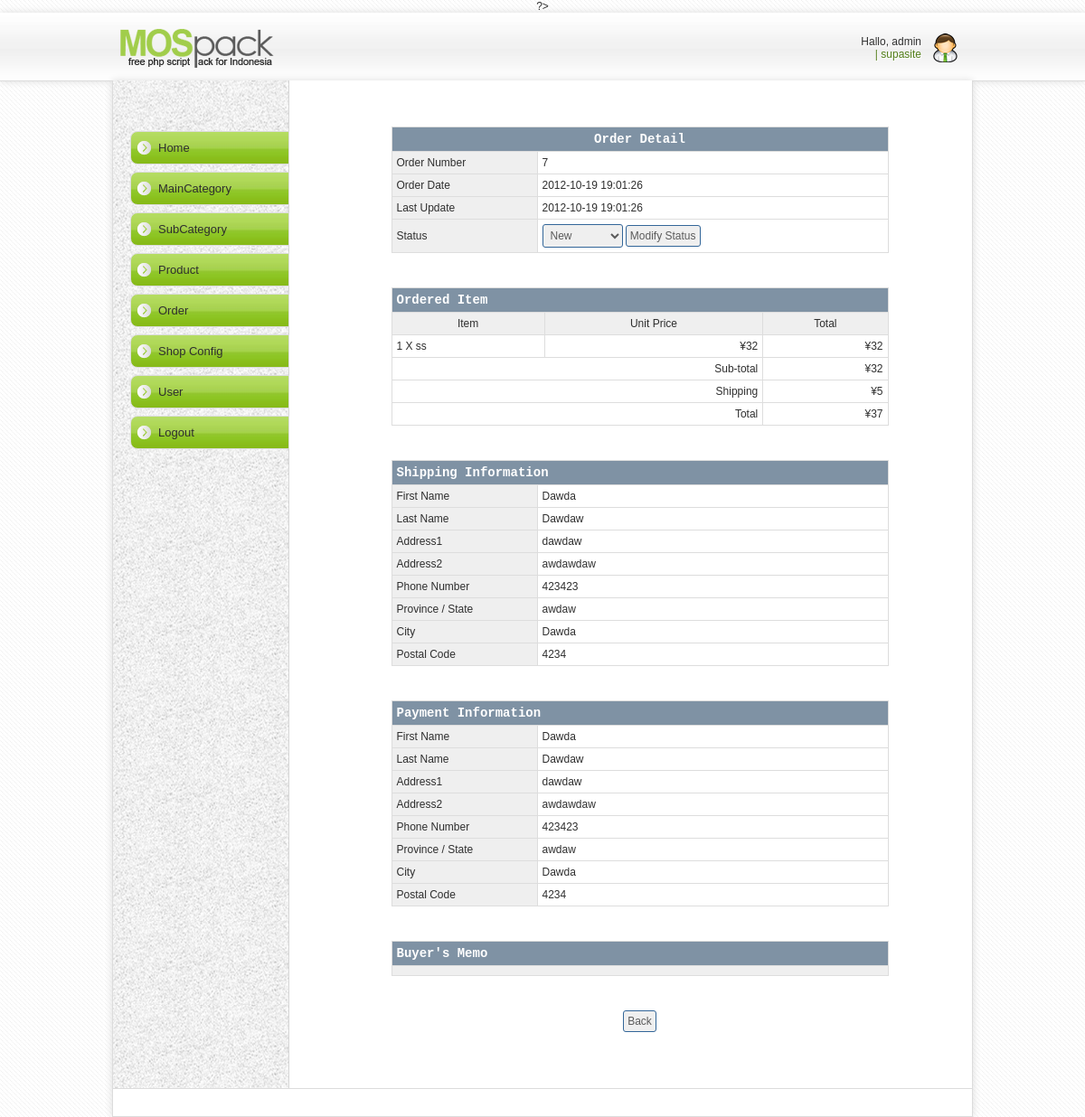
The app's page /plaincart/admin/order/index.php?view=detail&oid=7 (signed in) with its own data.
### tables this page shows
CREATE TABLE IF NOT EXISTS `tbl_order` (
  `od_id` int(10) unsigned NOT NULL AUTO_INCREMENT,
  `od_date` datetime DEFAULT NULL,
  `od_last_update` datetime NOT NULL DEFAULT '0000-00-00 00:00:00',
  `od_status` enum('New','Paid','Shipped','Completed','Cancelled') NOT NULL DEFAULT 'New',
  `od_memo` varchar(255) NOT NULL DEFAULT '',
  `od_shipping_first_name` varchar(50) NOT NULL DEFAULT '',
  `od_shipping_last_name` varchar(50) NOT NULL DEFAULT '',
  `od_shipping_address1` varchar(100) NOT NULL DEFAULT '',
  `od_shipping_address2` varchar(100) NOT NULL DEFAULT '',
  `od_shipping_phone` varchar(32) NOT NULL DEFAULT '',
  `od_shipping_city` varchar(100) NOT NULL DEFAULT '',
  `od_shipping_state` varchar(32) NOT NULL DEFAULT '',
  `od_shipping_postal_code` varchar(10) NOT NULL DEFAULT '',
  `od_shipping_cost` decimal(5,2) DEFAULT '0.00',
  `od_payment_first_name` varchar(50) NOT NULL DEFAULT '',
  `od_payment_last_name` varchar(50) NOT NULL DEFAULT '',
  `od_payment_address1` varchar(100) NOT NULL DEFAULT '',
  `od_payment_address2` varchar(100) NOT NULL DEFAULT '',
  `od_payment_phone` varchar(32) NOT NULL DEFAULT '',
  `od_payment_city` varchar(100) NOT NULL DEFAULT '',
  `od_payment_state` varchar(32) NOT NULL DEFAULT '',
  `od_payment_postal_code` varchar(10) NOT NULL DEFAULT '',
  PRIMARY KEY (`od_id`)
);

CREATE TABLE IF NOT EXISTS `tbl_order_item` (
  `od_id` int(10) unsigned NOT NULL DEFAULT '0',
  `pd_id` int(10) unsigned NOT NULL DEFAULT '0',
  `od_qty` int(10) unsigned NOT NULL DEFAULT '0',
  PRIMARY KEY (`od_id`,`pd_id`)
);

CREATE TABLE IF NOT EXISTS `tbl_product` (
  `pd_id` int(10) unsigned NOT NULL AUTO_INCREMENT,
  `cat_id` int(10) unsigned NOT NULL DEFAULT '0',
  `pd_name` varchar(100) NOT NULL DEFAULT '',
  `pd_description` text NOT NULL,
  `pd_price` decimal(9,2) NOT NULL DEFAULT '0.00',
  `pd_qty` smallint(5) unsigned NOT NULL DEFAULT '0',
  `pd_image` varchar(200) DEFAULT NULL,
  `pd_thumbnail` varchar(200) DEFAULT NULL,
  `pd_date` datetime NOT NULL DEFAULT '0000-00-00 00:00:00',
  `pd_last_update` datetime NOT NULL DEFAULT '0000-00-00 00:00:00',
  PRIMARY KEY (`pd_id`),
  KEY `cat_id` (`cat_id`),
  KEY `pd_name` (`pd_name`)
);

CREATE TABLE IF NOT EXISTS `tbl_currency` (
  `cy_id` int(10) unsigned NOT NULL AUTO_INCREMENT,
  `cy_code` char(3) NOT NULL DEFAULT '',
  `cy_symbol` varchar(8) NOT NULL DEFAULT '',
  PRIMARY KEY (`cy_id`)
);

CREATE TABLE IF NOT EXISTS `tbl_shop_config` (
  `sc_name` varchar(50) NOT NULL DEFAULT '',
  `sc_address` varchar(100) NOT NULL DEFAULT '',
  `sc_phone` varchar(30) NOT NULL DEFAULT '',
  `sc_email` varchar(30) NOT NULL DEFAULT '',
  `sc_shipping_cost` decimal(5,2) NOT NULL DEFAULT '0.00',
  `sc_currency` int(10) unsigned NOT NULL DEFAULT '1',
  `sc_order_email` enum('y','n') NOT NULL DEFAULT 'n'
);

### plaincart/admin/order/index.php (called while the page is built, shortened)
<?php
require_once '../../library/config.php';
require_once '../include/adminpanel.php';
?>

### plaincart/library/database.php (called while the page is built, shortened)
<?php
require_once 'config.php';
function dbQuery($sql)
{
	$result = mysql_query($sql) or die(mysql_error());
	return $result;
}
function dbFetchAssoc($result)
{
	return mysql_fetch_assoc($result);
}
?>

### plaincart/library/common.php (called while the page is built, shortened)
<?php
require_once 'config.php';
require_once 'database.php';
function getShopConfig()
{
	$sql = "SELECT sc_name, sc_address, sc_phone, sc_email, sc_shipping_cost, sc_order_email, cy_symbol
			FROM tbl_shop_config sc, tbl_currency cy
			WHERE sc_currency = cy_id";
	$result = dbQuery($sql);
	$row    = dbFetchAssoc($result);
    if ($row) {
        extract($row);
        $shopConfig = array('name'           => $sc_name,
                            'address'        => $sc_address,
                            'phone'          => $sc_phone,
                            'email'          => $sc_email,
				    'sendOrderEmail' => $sc_order_email,
                            'shippingCost'   => $sc_shipping_cost,
                            'currency'       => $cy_symbol);
    }
	return $shopConfig;
}
function displayAmount($amount)
{
	global $shopConfig;
	return $shopConfig['currency'] . number_format($amount);
}
?>

### plaincart/library/config.php (called while the page is built, shortened)
<?php
require_once 'database.php';
require_once 'common.php';
$shopConfig = getShopConfig();
?>

### plaincart/admin/order/detail.php (the view, shortened to what this page needs)
<?php
$orderId = (int)$_GET['oid'];
$sql = "SELECT pd_name, pd_price, od_qty
	    FROM tbl_order_item oi, tbl_product p
		WHERE oi.pd_id = p.pd_id and oi.od_id = $orderId
		ORDER BY od_id ASC";
$result = dbQuery($sql);
$orderedItem = array();
while ($row = dbFetchAssoc($result)) {
	$orderedItem[] = $row;
}
$sql = "SELECT od_date, od_last_update, od_status, od_shipping_first_name, od_shipping_last_name, od_shipping_address1,
               od_shipping_address2, od_shipping_phone, od_shipping_state, od_shipping_city, od_shipping_postal_code, od_shipping_cost,
			   od_payment_first_name, od_payment_last_name, od_payment_address1, od_payment_address2, od_payment_phone,
			   od_payment_state, od_payment_city , od_payment_postal_code,
			   od_memo
	    FROM tbl_order
		WHERE od_id = $orderId";
$result = dbQuery($sql);
extract(dbFetchAssoc($result));
$orderStatus = array('New', 'Paid', 'Shipped', 'Completed', 'Cancelled');
$orderOption = '';
foreach ($orderStatus as $status) {
	$orderOption .= "<option value=\"$status\"";
	if ($status == $od_status) {
		$orderOption .= " selected";
	}
	$orderOption .= ">$status</option>\r\n";
}
?>
<p>&nbsp;</p>
<form action="" method="get" name="frmOrder" id="frmOrder">
    <table width="550" border="0"  align="center" cellpadding="5" cellspacing="1" class="detailTable">
        <tr>
            <td colspan="2" align="center" id="infoTableHeader">Order Detail</td>
        </tr>
        <tr>
            <td width="150" class="label">Order Number</td>
            <td class="content"><?php echo $orderId; ?></td>
        </tr>
        <tr>
            <td width="150" class="label">Order Date</td>
            <td class="content"><?php echo $od_date; ?></td>
        </tr>
        <tr>
            <td width="150" class="label">Last Update</td>
            <td class="content"><?php echo $od_last_update; ?></td>
        </tr>
        <tr>
            <td class="label">Status</td>
            <td class="content"> <select name="cboOrderStatus" id="cboOrderStatus" class="box">
                    <?php echo $orderOption; ?> </select> <input name="btnModify" type="button" id="btnModify" value="Modify Status" class="box" onClick="modifyOrderStatus(<?php echo $orderId; ?>);"></td>
        </tr>
    </table>
</form>
<p>&nbsp;</p>
<table width="550" border="0"  align="center" cellpadding="5" cellspacing="1" class="detailTable">
    <tr id="infoTableHeader">
        <td colspan="3">Ordered Item</td>
    </tr>
    <tr align="center" class="label">
        <td>Item</td>
        <td>Unit Price</td>
        <td>Total</td>
    </tr>
    <?php
$numItem  = count($orderedItem);
$subTotal = 0;
for ($i = 0; $i < $numItem; $i++) {
	extract($orderedItem[$i]);
	$subTotal += $pd_price * $od_qty;
?>
    <tr class="content">
        <td><?php echo "$od_qty X $pd_name"; ?></td>
        <td align="right"><?php echo displayAmount($pd_price); ?></td>
        <td align="right"><?php echo displayAmount($od_qty * $pd_price); ?></td>
    </tr>
    <?php
}
?>
    <tr class="content">
        <td colspan="2" align="right">Sub-total</td>
        <td align="right"><?php echo displayAmount($subTotal); ?></td>
    </tr>
    <tr class="content">
        <td colspan="2" align="right">Shipping</td>
        <td align="right"><?php echo displayAmount($od_shipping_cost); ?></td>
    </tr>
    <tr class="content">
        <td colspan="2" align="right">Total</td>
        <td align="right"><?php echo displayAmount($od_shipping_cost + $subTotal); ?></td>
    </tr>
</table>
<p>&nbsp;</p>
<table width="550" border="0"  align="center" cellpadding="5" cellspacing="1" class="detailTable">
    <tr id="infoTableHeader">
        <td colspan="2">Shipping Information</td>
    </tr>
    <tr>
        <td width="150" class="label">First Name</td>
        <td class="content"><?php echo $od_shipping_first_name; ?> </td>
    </tr>
    <tr>
        <td width="150" class="label">Last Name</td>
        <td class="content"><?php echo $od_shipping_last_name; ?> </td>
    </tr>
    <tr>
        <td width="150" class="label">Address1</td>
        <td class="content"><?php echo $od_shipping_address1; ?> </td>
    </tr>
    <tr>
        <td width="150" class="label">Address2</td>
        <td class="content"><?php echo $od_shipping_address2; ?> </td>
    </tr>
    <tr>
        <td width="150" class="label">Phone Number</td>
        <td class="content"><?php echo $od_shipping_phone; ?> </td>
    </tr>
    <tr>
        <td width="150" class="label">Province / State</td>
        <td class="content"><?php echo $od_shipping_state; ?> </td>
    </tr>
    <tr>
        <td width="150" class="label">City</td>
        <td class="content"><?php echo $od_shipping_city; ?> </td>
    </tr>
    <tr>
        <td width="150" class="label">Postal Code</td>
        <td class="content"><?php echo $od_shipping_postal_code; ?> </td>
    </tr>
</table>
<p>&nbsp;</p>
<table width="550" border="0"  align="center" cellpadding="5" cellspacing="1" class="detailTable">
    <tr id="infoTableHeader">
        <td colspan="2">Payment Information</td>
    </tr>
    <tr>
        <td width="150" class="label">First Name</td>
        <td class="content"><?php echo $od_payment_first_name; ?> </td>
    </tr>
    <tr>
        <td width="150" class="label">Last Name</td>
        <td class="content"><?php echo $od_payment_last_name; ?> </td>
    </tr>
    <tr>
        <td width="150" class="label">Address1</td>
        <td class="content"><?php echo $od_payment_address1; ?> </td>
    </tr>
    <tr>
        <td width="150" class="label">Address2</td>
        <td class="content"><?php echo $od_payment_address2; ?> </td>
    </tr>
    <tr>
        <td width="150" class="label">Phone Number</td>
        <td class="content"><?php echo $od_payment_phone; ?> </td>
    </tr>
    <tr>
        <td width="150" class="label">Province / State</td>
        <td class="content"><?php echo $od_payment_state; ?> </td>
    </tr>
    <tr>
        <td width="150" class="label">City</td>
        <td class="content"><?php echo $od_payment_city; ?> </td>
    </tr>
    <tr>
        <td width="150" class="label">Postal Code</td>
        <td class="content"><?php echo $od_payment_postal_code; ?> </td>
    </tr>
</table>
<p>&nbsp;</p>
<table width="550" border="0"  align="center" cellpadding="5" cellspacing="1" class="detailTable">
    <tr id="infoTableHeader">
        <td colspan="2">Buyer's Memo</td>
    </tr>
    <tr>
        <td colspan="2" class="label"><?php echo nl2br($od_memo); ?> </td>
    </tr>
</table>
<p>&nbsp;</p>
<p align="center">
    <input name="btnBack" type="button" id="btnBack" value="Back" class="box" onClick="window.history.back();">
</p>
<p>&nbsp;</p>
<p>&nbsp;</p>

### plaincart/admin/include/admin.css (style rules this page uses)
#infoTableHeader { font-family: "Courier New", Courier, mono; font-size: 14px; color: #FFFFFF; background-color: #7F92A4; font-weight: bold; background-position: center; }
.box { font-family: Arial, Helvetica, sans-serif; font-size: 12px; border: 1px solid #336699; }
body { font-family: "Arial", "Helvetica", "sans-serif"; text-align: center; font-size: 10px; }
.detailTable { font-family: Arial, Helvetica, sans-serif; font-size: 12px; background-color: #DDDDDD; }
.detailTable .label { background-color: #EFEFEF; }
.detailTable .content { background-color: #FFFFFF; }

### plaincart/admin/order/mos-css/mos-style.css (style rules this page uses)
body { background: url(img/latar.jpg); margin: 0; padding: 0; font-family: Arial; font-size: 12px; color: #2e2e2e; text-align: center; }
input { padding: 4px;color: #5b5b5b;border: 1px solid #dcdcdc; -moz-border-radius: 3px;-webkit-border-radius: 3px;-o-border-radius: 3px; }
select { padding: 4px;color: #5b5b5b;border: 1px solid #dcdcdc; -moz-border-radius: 3px;-webkit-border-radius: 3px;-o-border-radius: 3px; }
table { border:none;font-size: 12px; }
td { border:none; padding: 5px; }

### records on screen
tbl_order: od_date "2012-10-19 19:01:26", od_last_update "2012-10-19 19:01:26", od_shipping_cost.cy_symbol "¥5", displayAmount($od_shipping_cost + $subTotal) "¥37", od_shipping_first_name "Dawda", od_shipping_last_name "Dawdaw", od_shipping_address1 "dawdaw", od_shipping_address2 "awdawdaw", od_shipping_phone "423423", od_shipping_state "awdaw", od_shipping_city "Dawda", od_shipping_postal_code "4234", od_payment_first_name "Dawda", od_payment_last_name "Dawdaw", od_payment_address1 "dawdaw", od_payment_address2 "awdawdaw", od_payment_phone "423423", od_payment_state "awdaw", od_payment_city "Dawda", od_payment_postal_code "4234"
tbl_order_item: od_qty "1", pd.pd_name "ss", pd.cy_symbol "¥32", displayAmount($od_qty*$pd_price) "¥32"
tbl_shop_config: tbl_currency.cy_symbol "¥32"

### other values on screen
$name "admin"
$orderId "7"
form field cboOrderStatus "New"
